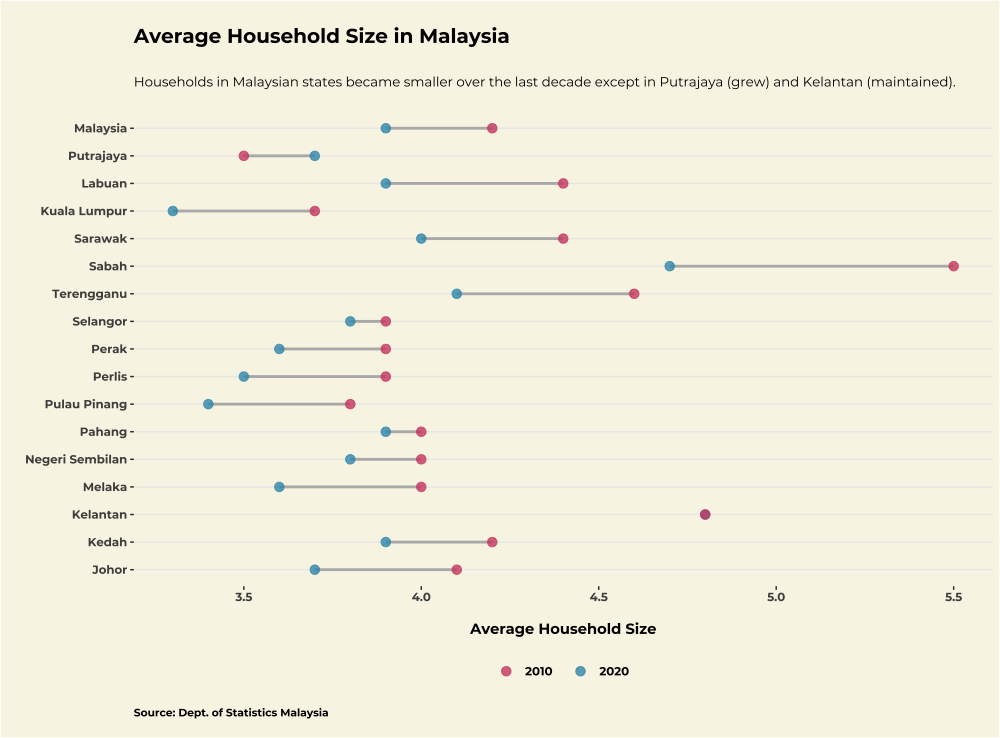

Write the R code that produced this figure.
library(tidyverse)
library(ggplot2)
library(ggtext)
library(showtext)

font_add_google('Montserrat','Montserrat')
showtext_auto()

day16=read.csv('~/Desktop/30 Day Chart Challenge/Day 16 - Family/day16.csv')

day16_long=gather(day16, year, avg_hh, avg_hh_20:avg_hh_10, factor_key = TRUE) %>% 
  mutate(year=recode(year, avg_hh_20=2020,
                     avg_hh_10=2010)) %>% mutate(year=factor(year))

day16_long$place=factor(day16_long$place,levels=c('Johor','Kedah','Kelantan','Melaka',
                                                  'Negeri Sembilan','Pahang','Pulau Pinang',
                                                  'Perlis','Perak','Selangor','Terengganu',
                                                  'Sabah','Sarawak','Kuala Lumpur','Labuan',
                                                  'Putrajaya','Malaysia'))


ggplot(day16_long,aes(x=avg_hh,y=place))+
  geom_line(linewidth=1,color='#B7B7B7')+
  geom_point(aes(color=year),size=3,alpha=0.8)+
  scale_color_manual(values=c('2010'='#D14D72','2020'='#3A98B9'))+
  labs(title='\nAverage Household Size in Malaysia\n',
       subtitle='Households in Malaysian states became smaller over the last decade except in Putrajaya (grew) and Kelantan (maintained).\n',
       caption='\nSource: Dept. of Statistics Malaysia\n')+
  ylab('')+
  xlab('\nAverage Household Size')+
  theme_bw()+
  theme(text=element_text(family='Montserrat',face='bold'),
        legend.position = 'bottom',
        legend.title = element_blank(),
        legend.background = element_blank(),
        legend.key = element_blank(),
        panel.grid.major.x = element_blank(),
        panel.grid.minor.x = element_blank(),
        panel.border = element_blank(),
        plot.background = element_rect(fill='#F9F5E7'),
        panel.background = element_rect(fill='#F9F5E7'),
        plot.title = element_text(size=15),
        plot.caption = element_text(hjust=0,size=8),
        plot.subtitle = element_text(size=10,face = 'plain'))
